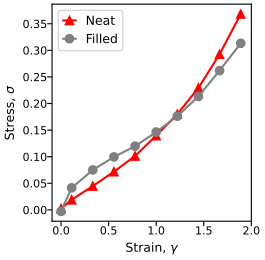

Generate this figure with Python:
#!/usr/bin/env python3
# -*- coding: utf-8 -*-
"""
created on Fri March 3 05:48:00 2023

@author: pierrekawak
"""

import sys
import numpy as np
import matplotlib.pyplot as plt
import matplotlib
matplotlib.use('tkagg')
import pandas as pd

# figure settings
test = 1
fontsize  = 9
labelsize = 8
figsize   = (2.65, 2.6)
bin       = 1
num_bins  = 200
pt_to_in  = 72
filter_min_shear = 0.0
filter_shear = 500
neat_marker = "^"
filled_marker = "o"
neat_color = "r"
filler_color = "b"
filled_color = "#808080"
polymer_color = "r"

# constants
Npolymer = 102500
Nfiller  = 51450
Ntotal   = Npolymer+Nfiller

neat_file_name   = "../data_files/neat_deform_dataframe.out"
filled_file_name = "../data_files/filled_deform_dataframe.out"
neat_base_file_name   = "../data_files/neat_npt_dataframe.out"
filled_base_file_name = "../data_files/filled_npt_dataframe.out"

neat_df          = pd.read_csv(neat_file_name)
filled_df        = pd.read_csv(filled_file_name)
neat_base_df     = pd.read_csv(neat_base_file_name)
filled_base_df   = pd.read_csv(filled_base_file_name)
neat_df       ["pnorm"] = neat_df["v_pyy"] + neat_df["v_pzz"]
filled_df     ["pnorm"] = filled_df["v_pyy"] + filled_df["v_pzz"]
neat_base_df  ["pnorm"] = neat_base_df["v_pyy"] + neat_base_df["v_pzz"]
filled_base_df["pnorm"] = filled_base_df["v_pyy"] + filled_base_df["v_pzz"]

neat_df          = neat_df[neat_df["v_shear_shift"] < filter_shear]
filled_df        = filled_df[filled_df["v_shear_shift"] < filter_shear]
neat_base_df     = neat_base_df[neat_base_df["v_shear_shift"] < filter_shear]
filled_base_df   = filled_base_df[filled_base_df["v_shear_shift"] < filter_shear]
neat_df          = neat_df[neat_df["v_shear_shift"] > filter_min_shear]
filled_df        = filled_df[filled_df["v_shear_shift"] > filter_min_shear]
neat_base_df     = neat_base_df[neat_base_df["v_shear_shift"] > filter_min_shear]
filled_base_df   = filled_base_df[filled_base_df["v_shear_shift"] > filter_min_shear]

neat_base_df     = neat_base_df.mean()
filled_base_df   = filled_base_df.mean()

if bin:
  bins = np.linspace(np.amin(neat_df["Time"]), np.amax(neat_df["Time"])+1, int(len(neat_df["Time"])/num_bins))
  neat_df["Time_Binned"] = pd.cut(neat_df["Time"], bins, right=False)
  neat_df = neat_df.groupby("Time_Binned", as_index=False).mean()

  bins = np.linspace(np.amin(filled_df["Time"]), np.amax(filled_df["Time"])+1, int(len(filled_df["Time"])/num_bins))
  filled_df["Time_Binned"] = pd.cut(filled_df["Time"], bins, right=False)
  filled_df = filled_df.groupby("Time_Binned", as_index=False).mean()

# gotta add the quiescent at 0
neat_shear    = np.append(0, neat_df["v_shear_shift"])
filled_shear  = np.append(0, filled_df["v_shear_shift"])
neat_stress   = np.append(neat_base_df["v_pxx"], neat_df["v_pxx"])
filled_stress = np.append(filled_base_df["v_pxx"], filled_df["v_pxx"])
neat_stress_norm   = -np.append(neat_base_df["pnorm"], neat_df["pnorm"])
filled_stress_norm = -np.append(filled_base_df["pnorm"], filled_df["pnorm"])
neat_stress_norm   = -neat_df["pnorm"]
filled_stress_norm = -filled_df["pnorm"]

filled_polymer_pi = np.append(filled_base_df["c_pxx_polymer[1]"]/Npolymer, filled_df["c_pxx_polymer[1]"]/Npolymer)
filled_filler_pi  = np.append(filled_base_df["c_pxx_filler[1]"]/Nfiller, filled_df["c_pxx_filler[1]"]/Nfiller)

filled_polymer_pi_norm = -np.append(filled_base_df["c_pxx_polymer[2]"]/Npolymer + filled_base_df["c_pxx_polymer[3]"]/Npolymer, filled_df["c_pxx_polymer[2]"]/Npolymer + filled_df["c_pxx_polymer[3]"]/Npolymer)
filled_filler_pi_norm  = -np.append(filled_base_df["c_pxx_filler[2]"]/Nfiller   + filled_base_df["c_pxx_filler[3]"]/Nfiller  , filled_df["c_pxx_filler[2]"]/Nfiller   + filled_df["c_pxx_filler[3]"]/Nfiller  )
filled_polymer_pi_norm = -filled_df["c_pxx_polymer[2]"]/Npolymer - filled_df["c_pxx_polymer[3]"]/Npolymer
filled_filler_pi_norm  = -filled_df["c_pxx_filler[2]"]/Nfiller   - filled_df["c_pxx_filler[3]"]/Nfiller

filled_polymer_stress = np.append(filled_base_df["c_pxx_polymer[1]"]/Ntotal, filled_df["c_pxx_polymer[1]"]/Ntotal)
filled_filler_stress  = np.append(filled_base_df["c_pxx_filler[1]"]/Ntotal, filled_df["c_pxx_filler[1]"]/Ntotal)

filled_polymer_stress_norm = -np.append(filled_base_df["c_pxx_polymer[2]"]/Ntotal + filled_base_df["c_pxx_polymer[3]"]/Ntotal, filled_df["c_pxx_polymer[2]"]/Ntotal + filled_df["c_pxx_polymer[3]"]/Ntotal)
filled_filler_stress_norm  = -np.append(filled_base_df["c_pxx_filler[2]"]/Ntotal   + filled_base_df["c_pxx_filler[3]"]/Ntotal  , filled_df["c_pxx_filler[2]"]/Ntotal   + filled_df["c_pxx_filler[3]"]/Ntotal  )
filled_polymer_stress_norm = -filled_df["c_pxx_polymer[2]"]/Ntotal - filled_df["c_pxx_polymer[3]"]/Ntotal
filled_filler_stress_norm  = -filled_df["c_pxx_filler[2]"]/Ntotal  - filled_df["c_pxx_filler[3]"]/Ntotal

import os
basename = os.path.splitext(__file__)[0]

def common_format(ax):
  ax.set_ylabel(r"Stress, $\sigma$", fontsize=fontsize)
  #ax.set_ylabel(r"Stress, $\sigma_{\mathrm{extensional}}$", fontsize=fontsize)
  ax.tick_params(axis='both', labelsize=labelsize, pad=0)
  ax.set_xlabel(r"Strain, $\gamma$", fontsize=fontsize)
  ax.legend(loc='best', fontsize=fontsize, handlelength=1.0)
  if test == 0:
    plt.subplots_adjust(left=0.1, bottom=0.1, right=0.999, top=0.999)

fig, ax = plt.subplots(1, 1, sharex=True, figsize=figsize, constrained_layout=test)
ax.plot(neat_shear  , neat_stress  , marker=neat_marker  , color=neat_color, label="Neat")
ax.plot(filled_shear, filled_stress, marker=filled_marker, color=filled_color, label="Filled")
ax.set_xticks([0, 0.5, 1.0, 1.5, 2])
common_format(ax)
plt.savefig(basename+".pdf")

fig, ax = plt.subplots(1, 1, sharex=True, figsize=figsize, constrained_layout=test)
#ax.plot(neat_shear  , neat_stress  , marker=neat_marker  , color=neat_color  , alpha=0.3, label="Neat")
ax.plot(filled_shear, filled_stress, marker=filled_marker, color=filled_color, label="Total")
ax.plot(filled_shear, filled_filler_stress , marker=filled_marker, color=filler_color, label="Filler")
ax.plot(filled_shear, filled_polymer_stress, marker=filled_marker, color=polymer_color, label="Polymer")
common_format(ax)
plt.savefig(basename+".groups.pdf")

fig, ax = plt.subplots(1, 1, sharex=True, figsize=figsize, constrained_layout=test)
ax.plot(filled_shear, filled_stress-neat_stress, marker=filled_marker, label="Total")
#ax.plot(filled_shear, filled_filler_stress , marker=filled_marker, label="Filler")
#ax.plot(filled_shear, filled_polymer_stress-neat_stress, marker=filled_marker, label="Polymer")
#common_format(ax)
ax.set_ylabel(r"$\sigma_{\mathrm{Filled}} - \sigma_{\mathrm{Neat}}$", fontsize=fontsize)#, labelpad=10)
ax.tick_params(axis='both', labelsize=labelsize, pad=0)
ax.set_xlabel(r"Strain, $\gamma$", fontsize=fontsize)
plt.savefig(basename+".diff.pdf")

fig, ax = plt.subplots(1, 1, sharex=True, figsize=figsize, constrained_layout=test)
ax.plot(neat_shear[1:]  , neat_stress_norm  , marker=neat_marker  , color=neat_color, label="Neat")
ax.plot(filled_shear[1:], filled_stress_norm, marker=filled_marker, color=filled_color, label="Filled")
common_format(ax)
ax.set_ylabel(r"$P_{\mathrm{normal}}$", fontsize=fontsize)
plt.savefig(basename+".norm.pdf")

fig, ax = plt.subplots(1, 1, sharex=True, figsize=figsize, constrained_layout=test)
#ax.plot(neat_shear  , neat_stress_norm  , marker=neat_marker  , color=neat_color  , alpha=0.3, label="Neat")
ax.plot(filled_shear[1:], filled_stress_norm, marker=filled_marker, color=filled_color, label="Total")
ax.plot(filled_shear[1:], filled_filler_stress_norm , marker=filled_marker, color=filler_color, label="Filler")
ax.plot(filled_shear[1:], filled_polymer_stress_norm, marker=filled_marker, color=polymer_color, label="Polymer")
common_format(ax)
ax.set_ylabel(r"$P_{\mathrm{normal}}$", fontsize=fontsize)
plt.savefig(basename+".norm.groups.pdf")

fig, ax = plt.subplots(1, 1, sharex=True, figsize=figsize, constrained_layout=test)
ax.plot(filled_shear[1:], filled_stress_norm-neat_stress_norm, marker=filled_marker, label="Total")
ax.plot(filled_shear[1:], filled_filler_stress_norm , marker=filled_marker, label="Filler")
ax.plot(filled_shear[1:], filled_polymer_stress_norm-neat_stress_norm, marker=filled_marker, label="Polymer")
common_format(ax)
ax.set_ylabel(r"$\sigma_{\mathrm{Filled}} - \sigma_{\mathrm{Neat}}$", fontsize=fontsize)#, labelpad=10)
plt.savefig(basename+".norm.diff.pdf")

figsize   = (150/pt_to_in, 110/pt_to_in)
fig, ax = plt.subplots(1, 1, sharex=True, figsize=figsize, constrained_layout=test)
ax.plot(filled_shear[1:], filled_stress[1:]/neat_stress[1:], marker=filled_marker, label="Total")
#ax.plot(filled_shear, filled_filler_stress , marker=filled_marker, label="Filler")
#ax.plot(filled_shear[1:], filled_polymer_stress[1:]/neat_stress[1:], marker=filled_marker, label="Polymer")
ax.plot([0, 2], [1, 1], ls='--', color='k')

#ax.set_xticks([0, 0.5, 1.0, 1.5, 2])
ax.tick_params(axis='both', labelsize=labelsize, pad=0)
ax.set_ylabel(r"$\sigma_{\mathrm{Filled}}/\sigma_{\mathrm{Neat}}$", fontsize=fontsize)#, labelpad=10)
ax.set_xlabel(r"Strain, $\gamma$", fontsize=fontsize)#, labelpad=10)
#ax.legend(loc='best', fontsize=fontsize, handlelength=1.0)

#ax.set_xlim(0, 450)
#ax.set_ylim(0, 23)
if test == 0:
  plt.subplots_adjust(left=0.1, bottom=0.1, right=0.999, top=0.999)
plt.savefig(basename+".ratio.pdf")

figsize   = (180/pt_to_in, 190/pt_to_in)
fig, ax = plt.subplots(1, 1, sharex=True, figsize=figsize, constrained_layout=test)
ax.plot(neat_shear  , neat_stress  , marker=neat_marker  , color=neat_color, label="Neat")
ax.plot(filled_shear, filled_stress, marker=filled_marker, color=filled_color, label="Filled")
ax.set_xticks([0, 0.5, 1.0, 1.5, 2])
common_format(ax)
plt.savefig(basename+".small.pdf")

figsize   = (150/pt_to_in, 110/pt_to_in)
fig, ax = plt.subplots(1, 1, sharex=True, figsize=figsize, constrained_layout=test)
ax.plot(neat_shear  , neat_stress  , marker=neat_marker  , color=neat_color, label="Neat")
ax.plot(filled_shear, filled_stress, marker=filled_marker, color=filled_color, label="Filled")
ax.set_xticks([0, 0.5, 1.0, 1.5, 2])
common_format(ax)
plt.savefig(basename+".smaller.pdf")
